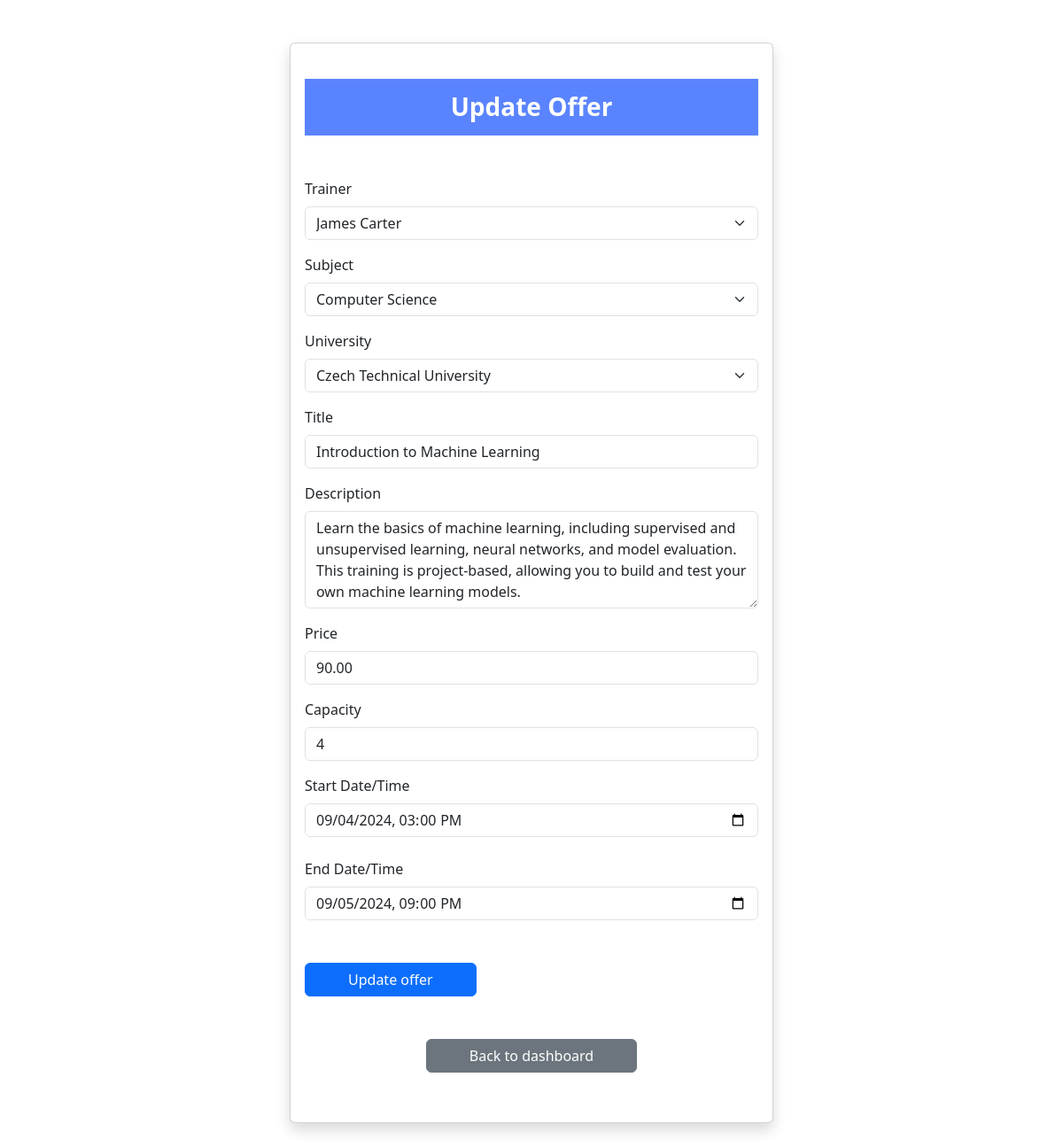
The app's page /frontend/HTML/edit-offer.php?id=14 (signed in) with its own data.
### tables this page shows
CREATE TABLE `tutoring_services` (
  `id` int(11) NOT NULL,
  `title` varchar(100) DEFAULT NULL,
  `trainer_id` int(11) DEFAULT NULL,
  `subject_id` int(11) DEFAULT NULL,
  `university_id` int(11) DEFAULT NULL,
  `description` text DEFAULT NULL,
  `price` decimal(7,2) NOT NULL,
  `capacity` int(11) NOT NULL,
  `date_from` datetime DEFAULT NULL,
  `date_to` datetime DEFAULT NULL
);

### components/dbconnection.php (called while the page is built, shortened)
<?php
class DbConfig
{
    private $hostName = "localhost";
    private $userName = "root";
    private $password = "";
    private $dbName = "full_stack_project_be22";
    private $conn;
    private function connect()
    {
        $this->conn = @new Mysqli($this->hostName, $this->userName, $this->password, $this->dbName);
        return true;
    }
    public function read($for, $table, $cols = "*", $conditions = "", $join = "", $orderBy = "", $groupBy = "", $subQuery = "")
    {
        $columns = "";
        $joins = "";
        if (is_array($cols)) {
            $columns = implode(", ", $cols);
        } else {
            $columns = $cols;
        }
        if (is_array($join)) {
            $joins = implode(" ", $join);
        } else {
            $joins = $join;
        }
        $sql = "SELECT $columns FROM $table $joins $conditions $subQuery $groupBy $orderBy";
        $result = $this->conn->query($sql);
        if ($result->num_rows == 0) {
            if ($for == "JSON") {
                $this->JSONresponse(200, "No results found!");
                return null;
            } else {
                return null;
            }
        } else {
            if ($for == "JSON") {
                $this->JSONresponse(200, "All products!", $result->fetch_all(MYSQLI_ASSOC));
            } else {
                return $result->fetch_all(MYSQLI_ASSOC);
            }
        }
        return false;
    }
}
$obj = new DbConfig();

### frontend/HTML/edit-offer.php (the view, shortened to what this page needs)
<?php
require_once "../../components/dbconnection.php";
if (isset($_GET["id"])) {
    $id = $_GET["id"];
    $offer = $obj->read("", "tutoring_services", "*", "WHERE id= $id");
    $subject = $obj->read("", "subjects");
    $university = $obj->read("", "universities", "*");
    if ($_SESSION["role"] == "admin") {
        $trainer = $obj->read("", "users", "*", " WHERE role = 'trainer'");
    }
} else {
    header("Location: home.php");
    exit();
}
?>
<!DOCTYPE html>
<html lang="en">
<head>
    <link
        href="https://cdn.jsdelivr.net/npm/bootstrap@5.3.3/dist/css/bootstrap.min.css"
        rel="stylesheet"
 />
</head>
<body>
    <div class="container">
        <div class="row my-5 d-flex justify-content-center">
            <div class="col-md-6">
                <div class="card shadow mb-5">
                    <div class="card-body">
                        <h5 class="card-title mb-5 mt-4 text-center fs-3">
                            Update Offer </h5>
                        <form id="update_offer_form">
                            <?php if ($_SESSION["role"] == "admin") { ?>
                                <label for="trainer_id" class="mb-2">Trainer</label>
                                <select class="form-select mb-3" name='trainer_id' id='trainer_id'>
                                    <?php
                                    foreach ($trainer as $value) {
                                        $selected = $value["id"] == $offer[0]["trainer_id"] ? "selected" : "";
                                        echo "<option value='{$value["id"]}' $selected>{$value["firstname"]} {$value["lastname"]}</option>";
                                    }
                                    ?>
                                </select>
                            <?php } ?>
                            <label for="subject_id" class="mb-2">Subject</label>
                            <select class="form-select mb-3" name="subject_id" id="subject_id">
                                <?php foreach ($subject as $value) {
                                    $selected = $value["id"] == $offer[0]["subject_id"] ? "selected" : "";
                                    echo "<option value='{$value["id"]}' $selected>{$value["name"]}</option>";
                                } ?>
                            </select>
                            <label for="university_id" class="mb-2">University</label>
                            <select class="form-select mb-3" name="university_id" id="university_id">
                                <?php foreach ($university as $value) {
                                    $selected = $value["id"] == $offer[0]["university_id"] ? "selected" : "";
                                    echo "<option value='{$value["id"]}' $selected>{$value["name"]}</option>";
                                } ?>
                            </select>
                            <label for="title" class="mb-2">Title</label>
                            <input name="title" class="form-control mb-3" id="title" rows="4" value="<?= $offer[0]["title"] ?>"></input>
                            <label for="description" class="mb-2">Description</label>
                            <textarea name="description" class="form-control mb-3" id="description" rows="4"><?= $offer[0]["description"] ?></textarea>
                            <label for="price" class="mb-2">Price</label>
                            <input type="number" class="form-control mb-3" id='price' placeholder="price" name="price" value="<?= $offer[0]["price"] ?>">
                            <label for="capacity" class="mb-2">Capacity</label>
                            <input type="number" class="form-control mb-3" id="capacity" placeholder="capacity" name="capacity" value="<?= $offer[0]["capacity"] ?>">
                            <div class="mb-4">
                                <label for="start_date" class="mb-2">Start Date/Time</label>
                                <input type="datetime-local" name="start_date" id="start_date" class="form-control mb-3" value="<?= $offer[0]["date_from"] ?>" required>
                            </div>
                            <div class="mb-4">
                                <label for="end_date" class="mb-2">End Date/Time</label>
                                <input type="datetime-local" name="end_date" id="end_date" class="form-control mb-3" value="<?= $offer[0]["date_to"] ?>" required>
                            </div>
                            <input type="submit" value="Update offer" name="edit" class="btn btn-primary px-5 mb-4 mt-4">
                        </form>
                        <?php if ($_SESSION["role"] == "admin") { ?> <p class="text-center"><a href="dashboard.php" class="btn btn-secondary px-5 mb-4 mt-4"> Back to dashboard</a></p> <?php } ?>
</body>
</html>

### frontend/HTML/edit-offer.php (style rules this page uses)
.card-title { color: #fff; font-weight: 600; padding: 15px; background: #5a84ff; }

### records on screen
tutoring_services: title "Introduction to Machine Learning", description "Learn the basics of machine learning, including supervised and unsupervised learning, neural networks, and model evaluation. This training is project-based, allowing you to build and test your own machine learning models.", price "90.00", capacity "4", start_date "09/04/2024 15:00", end_date "09/05/2024 21:00"

### other values on screen
form field trainer_id "James Carter"
form field subject_id "Computer Science"
form field university_id "Czech Technical University"
